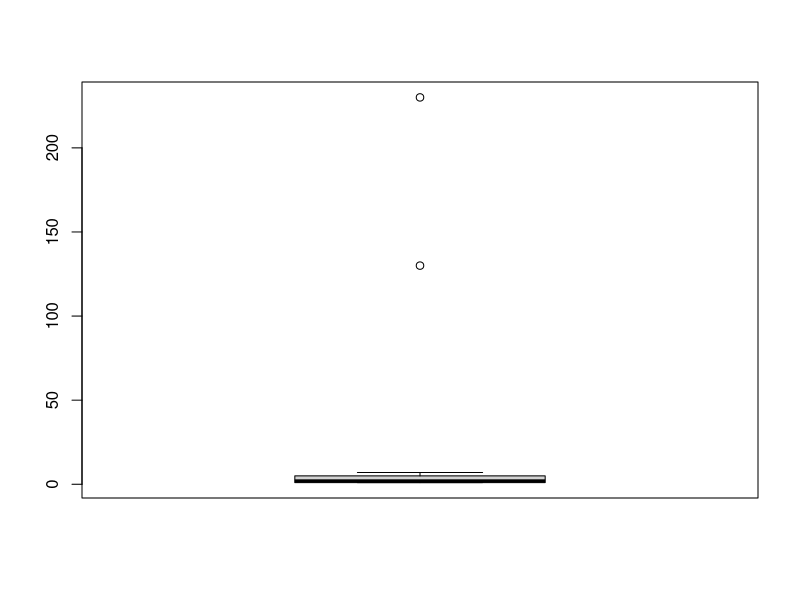
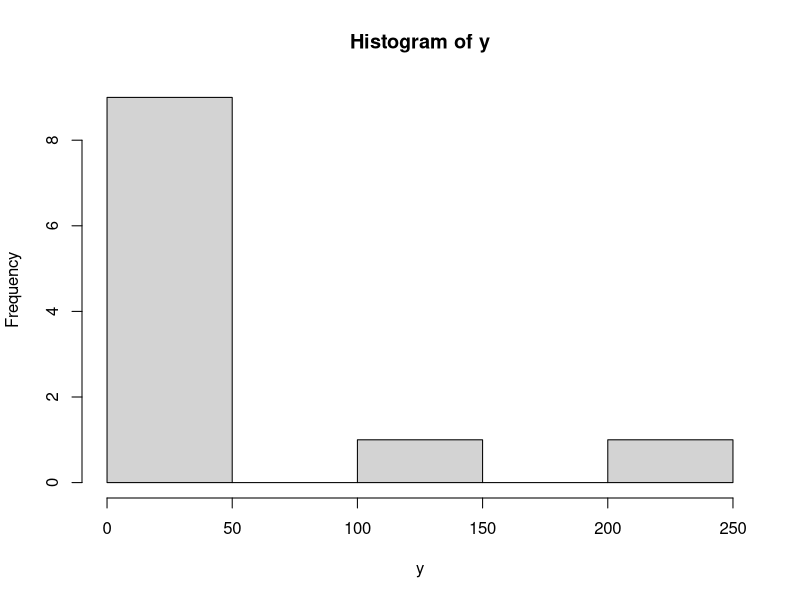
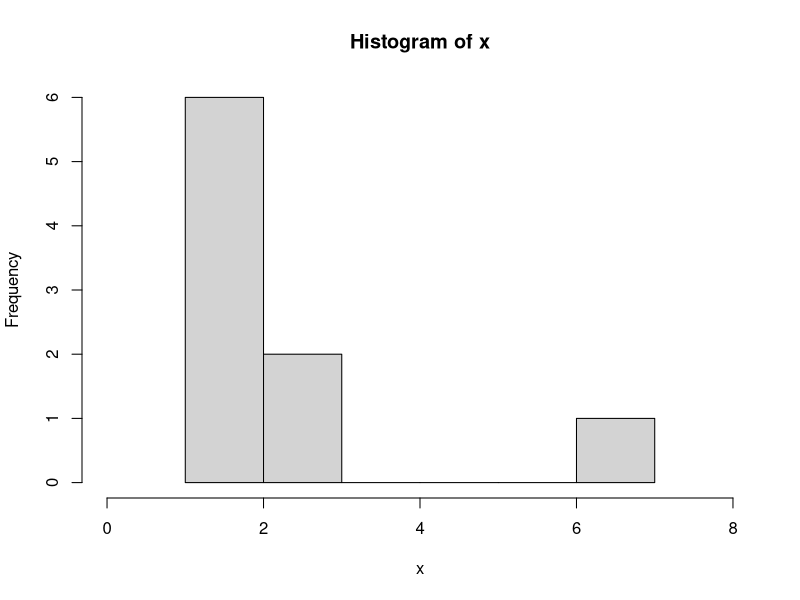

Generate these figures, in order, with R:
x<- c(1, 1, 1, 1, 1, 2, 3, 3, 7)
summary(x)
y<- c(1, 1, 1, 1, 1, 2, 3, 3, 7,130,230)
summary(y)
boxplot(y)        
hist(y)
IQR(x)
range(x)         
hist(x,xlim = c(0,8))
